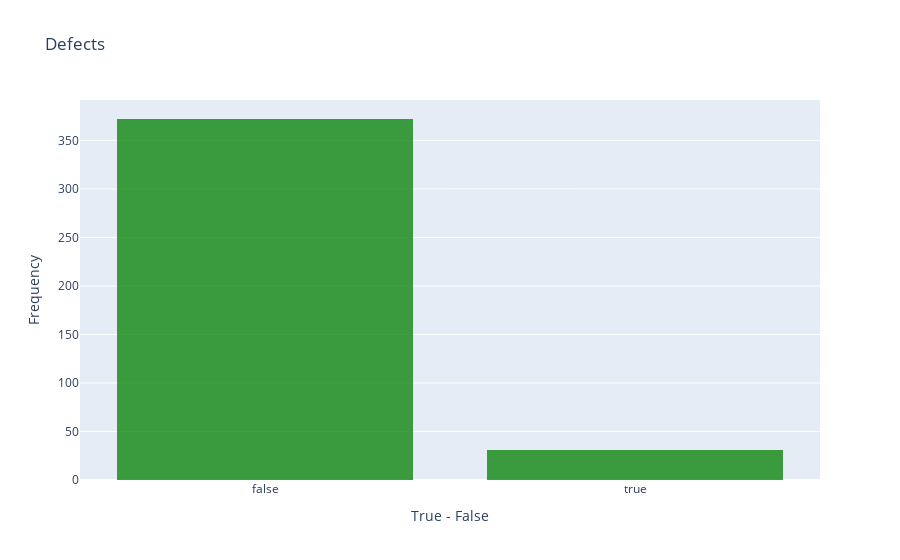

Write notebook code for a chart like this one.
### Markdown cell above
> * **Histogram**

### Code cell
trace = go.Histogram(
    x = data.c,
    opacity = 0.75,
    name = "Defects",
    marker = dict(color = 'green'))

hist_data = [trace]
hist_layout = go.Layout(barmode='overlay',
                   title = 'Defects',
                   xaxis = dict(title = 'True - False'),
                   yaxis = dict(title = 'Frequency'),
)
fig = go.Figure(data = hist_data, layout = hist_layout)
iplot(fig)

### Figure 1 — Plotly figure (JSON) as saved in the notebook; plotly's stock layout.template omitted (floating-point values rounded to 4 significant figures; data arrays with more than 128 entries replaced by an {"elided": "..."} marker saying what was removed)
{"data": [{"marker": {"color": "green"}, "name": "Defects", "opacity": 0.75, "type": "histogram", "x": {"elided": "403 bool values"}}], "layout": {"barmode": "overlay", "title": {"text": "Defects"}, "xaxis": {"title": {"text": "True - False"}}, "yaxis": {"title": {"text": "Frequency"}}}}
